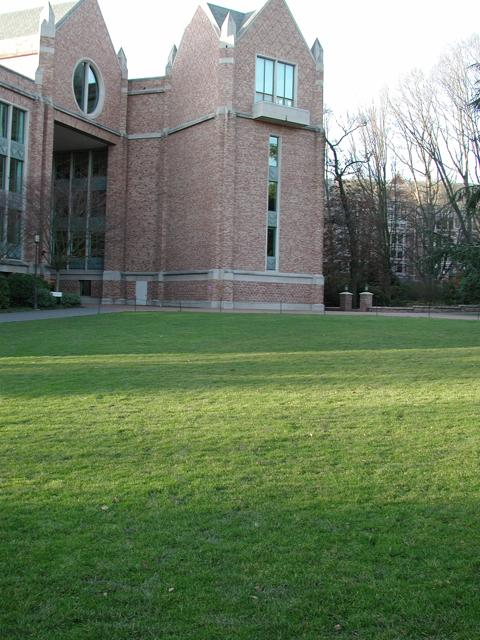
#> input picture data/campus/campus1.jpg, 480 x 640 px, found by its file name
$ python stitcher.py ../data/campus
#> lines starting #> are read from the running program, lines starting #| are printed output that depends on the picture; after the words box and inside, x2 and y2 are one past the last pixel; in counts of white or black regions, pixels touching at a corner belong together
# Importing required libraries
import cv2
import numpy as np
import argparse
import os

# Create the parser
parser = argparse.ArgumentParser(description= "Image Mosaicing")
# Adding arguments
parser.add_argument('path_to_directory_containing_2_images', nargs='+',type=str)
args = parser.parse_args()

# Images path
images = []
imgs_path = "../" + str(args.path_to_directory_containing_2_images[0])
images_list = os.listdir(imgs_path)
for image in images_list:
    img_path = imgs_path + "\\"+ image
    img = cv2.imread(img_path)
#> img is the input picture: shape (640, 480, 3); mean B, G, R 100, 126.7, 111.3
    images.append(img)


# cropping
def cropify(result):
    stitched_img = cv2.copyMakeBorder(result, 10, 10, 10, 10, cv2.BORDER_CONSTANT, (0,0,0))
    print(stitched_img.shape)

    gray = cv2.cvtColor(stitched_img, cv2.COLOR_BGR2GRAY)
    thresh_img = cv2.threshold(gray, 0, 255 , cv2.THRESH_BINARY)[1]

    contours,hierarchy = cv2.findContours(thresh_img.copy(), cv2.RETR_EXTERNAL, cv2.CHAIN_APPROX_SIMPLE)
    areaOI = max(contours, key=cv2.contourArea)

    mask = np.zeros(thresh_img.shape, dtype="uint8")
    x, y, w, h = cv2.boundingRect(areaOI)
    cv2.rectangle(mask, (x,y), (x + w, y + h), 255, -1)

    minRectangle = mask.copy()
    sub = mask.copy()

    while cv2.countNonZero(sub) > 0:
        minRectangle = cv2.erode(minRectangle, None)
        sub = cv2.subtract(minRectangle, thresh_img)

    contours,hierarchy = cv2.findContours(minRectangle.copy(), cv2.RETR_EXTERNAL, cv2.CHAIN_APPROX_SIMPLE)
    areaOI = max(contours, key=cv2.contourArea)

    x, y, w, h = cv2.boundingRect(areaOI)

    stitched_img = stitched_img[y:y + h, x:x + w]
    return stitched_img


# OpenCV stitcher API
stitcher = cv2.Stitcher_create()
(status, stitched_img) = stitcher.stitch(images)
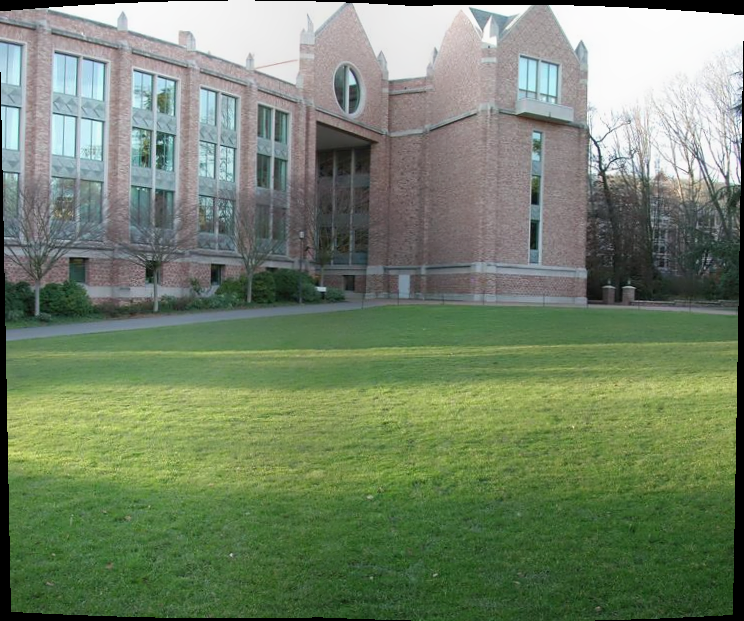
#> stitched_img: shape (621, 744, 3); mean of channels 0, 1, 2 105.6, 131.6, 115.8; drawn as B, G, R
#> status = 0

if (status == cv2.STITCHER_OK):
    print("Panorama generated")
    stitched_img = cv2.copyMakeBorder(stitched_img, 10, 10, 10, 10, cv2.BORDER_CONSTANT, (0,0,0))
#> stitched_img: shape (641, 764, 3)

    stitch_img = cropify(stitched_img)
#> in cropify, `stitched_img = cv2.copyMakeBorder(result, 10, 10, 10, 10, cv2.BORDER_C..`:
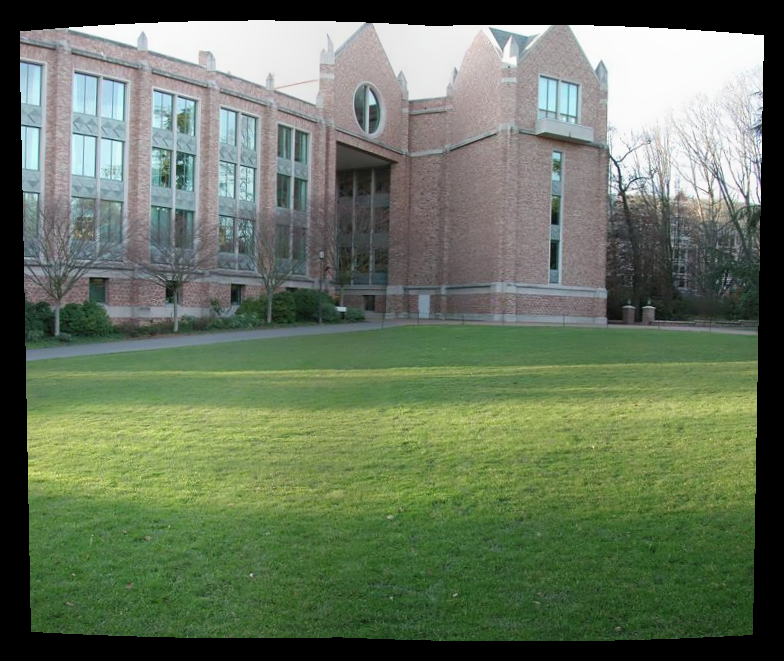
#> stitched_img: shape (661, 784, 3); mean of channels 0, 1, 2 94.1, 117.3, 103.3; drawn as B, G, R
#| (661, 784, 3)
#> in cropify, `gray = cv2.cvtColor(stitched_img, cv2.COLOR_BGR2GRAY)`:
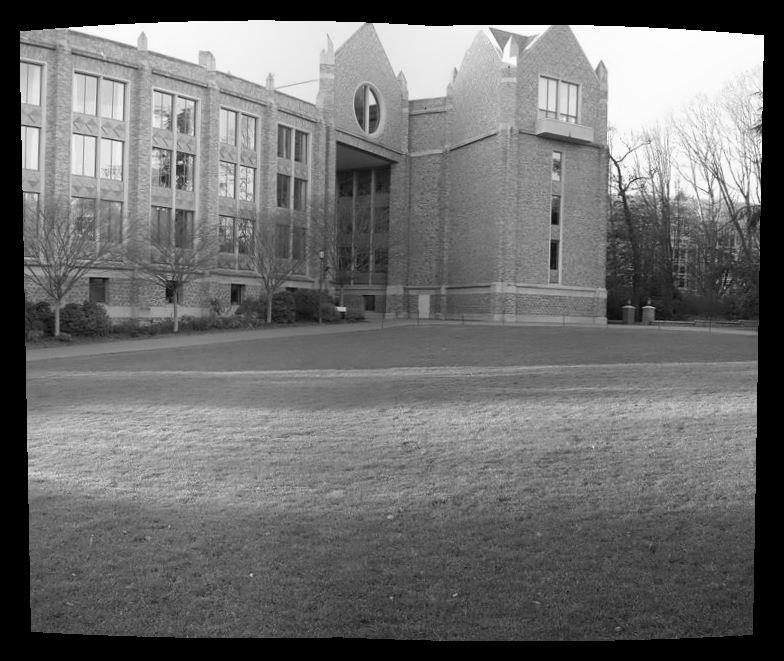
#> gray: shape (661, 784); min 0, max 254, mean 110.5
#> in cropify, `thresh_img = cv2.threshold(gray, 0, 255 , cv2.THRESH_BINARY)[1]`:
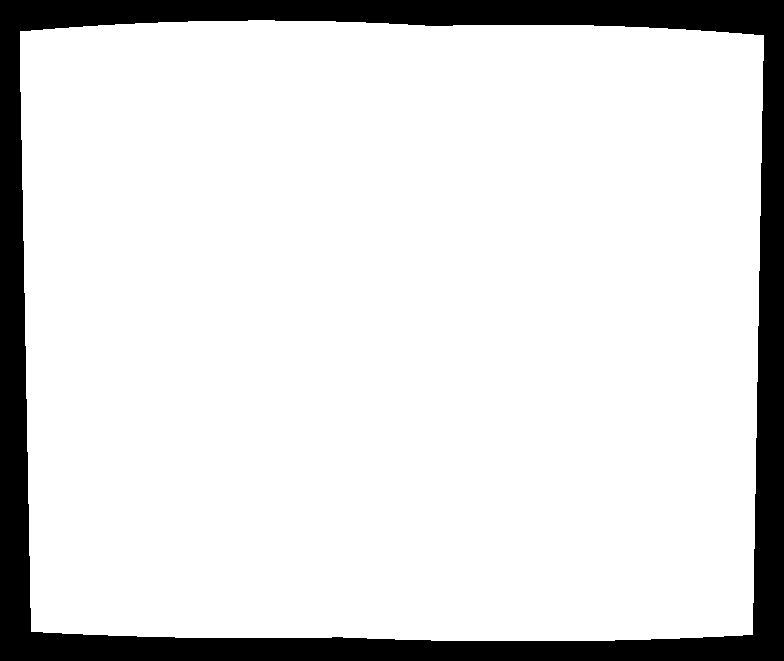
#> thresh_img: shape (661, 784); 86.8% white; 1 black region
#> in cropify, `contours,hierarchy = cv2.findContours(thresh_img.copy(), cv2.RETR_EXTE..`: contours = 1 contour; box (x1, y1, x2, y2) and area: (20, 20, 764, 641) 448236
#> in cropify, `areaOI = max(contours, key=cv2.contourArea)`: areaOI = contour of 138 points, box (x1, y1, x2, y2) (20, 20, 764, 641), area 448236
#> in cropify, `x, y, w, h = cv2.boundingRect(areaOI)`: x = 20; w = 744; h = 621
#> in cropify, `cv2.rectangle(mask, (x,y), (x + w, y + h), 255, -1)`: mask: shape (661, 784); 89.4% white; 1 black region, box (x1, y1, x2, y2) and area: (0, 0, 784, 661) 54834
#> the loop in cropify, `while cv2.countNonZero(sub) > 0:` made 14 passes
#> pass 1, in cropify, `sub = cv2.subtract(minRectangle, thresh_img)`:
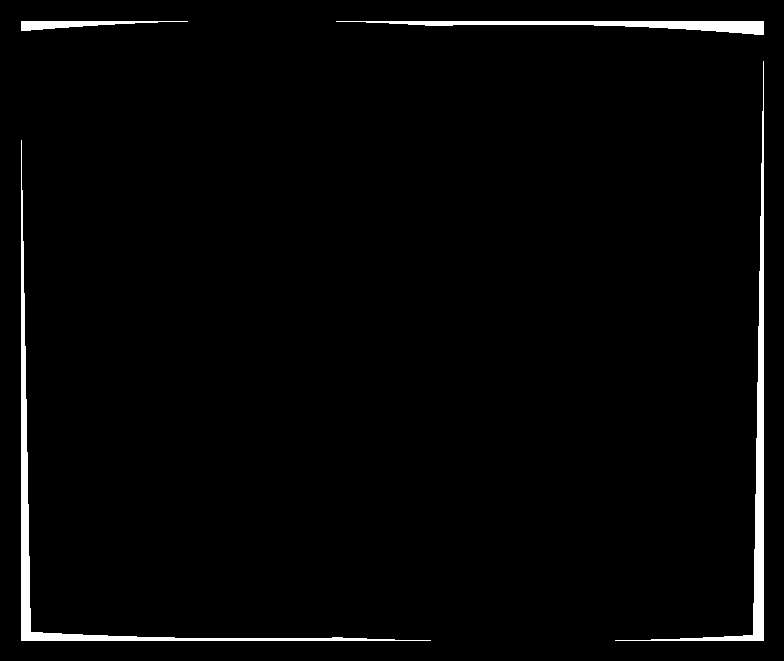
#> sub: shape (661, 784); 2.2% white; 4 white regions, box (x1, y1, x2, y2) and area: (21, 140, 431, 641) 4214, (615, 61, 764, 641) 3839, (336, 21, 764, 35) 2361, (21, 21, 188, 31) 765
#> after the loop in cropify, `while cv2.countNonZero(sub) > 0:`:
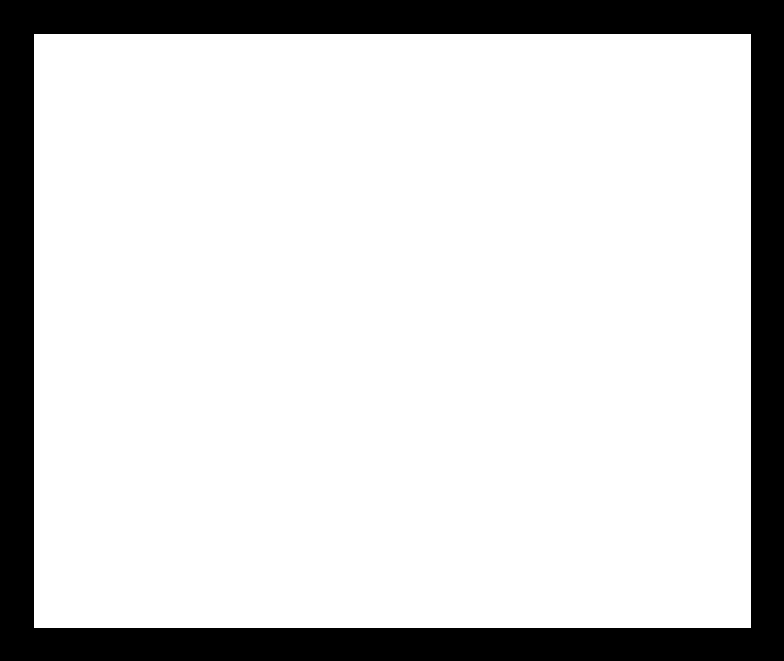
#> minRectangle: shape (661, 784); 82.2% white; 1 black region, box (x1, y1, x2, y2) and area: (0, 0, 784, 661) 92326
#> in cropify, `contours,hierarchy = cv2.findContours(minRectangle.copy(), cv2.RETR_EX..`: contours = [[[34, 34], [34, 627], [750, 627], [750, 34]]]
#> in cropify, `areaOI = max(contours, key=cv2.contourArea)`: areaOI = [[34, 34], [34, 627], [750, 627], [750, 34]]
#> in cropify, `x, y, w, h = cv2.boundingRect(areaOI)`: x = 34; w = 717; h = 594
#> in cropify, `stitched_img = stitched_img[y:y + h, x:x + w]`:
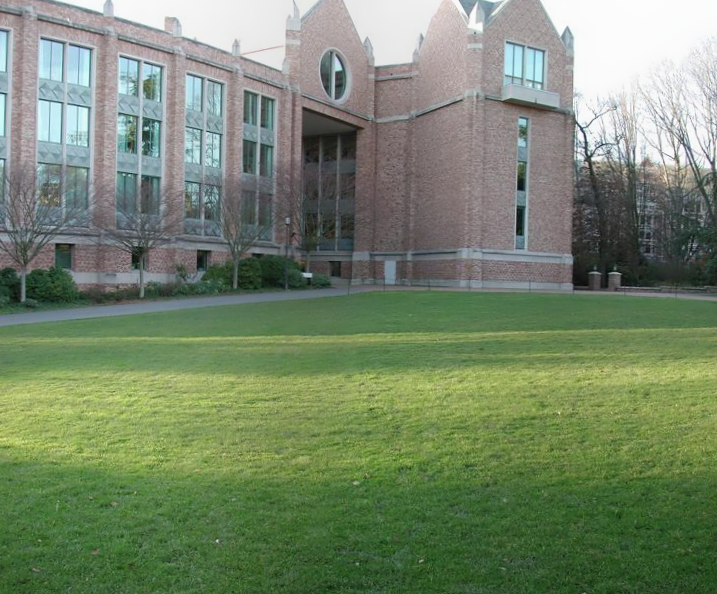
#> stitched_img: shape (594, 717, 3); mean of channels 0, 1, 2 107.1, 134.3, 118.2; drawn as B, G, R

    cv2.imshow("Stitched Image", stitch_img)
    cv2.imwrite("../results/StitcherAPI.jpg",stitch_img)
    cv2.waitKey(0)

else:
    print("Images could not be stitched!")
    print("Likely not enough keypoints being detected!")
